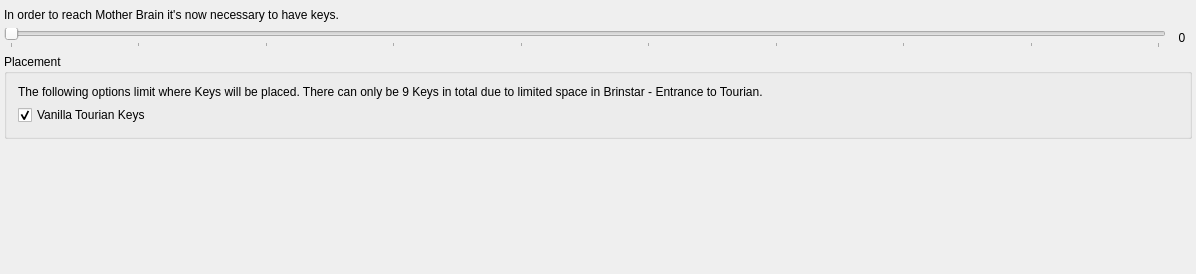
<?xml version="1.0" encoding="UTF-8"?>
<ui version="4.0">
 <class>PresetPlanetsZebethGoal</class>
 <widget class="QMainWindow" name="PresetPlanetsZebethGoal">
  <property name="geometry">
   <rect>
    <x>0</x>
    <y>0</y>
    <width>1196</width>
    <height>274</height>
   </rect>
  </property>
  <property name="windowTitle">
   <string>Goal</string>
  </property>
  <widget class="QWidget" name="centralWidget">
   <property name="maximumSize">
    <size>
     <width>16777215</width>
     <height>16777215</height>
    </size>
   </property>
   <layout class="QVBoxLayout" name="goal_layout">
    <property name="leftMargin">
     <number>4</number>
    </property>
    <property name="topMargin">
     <number>8</number>
    </property>
    <property name="rightMargin">
     <number>4</number>
    </property>
    <property name="bottomMargin">
     <number>8</number>
    </property>
    <item>
     <widget class="QLabel" name="description_label">
      <property name="text">
       <string>&lt;html&gt;&lt;head/&gt;&lt;body&gt;&lt;p&gt;In order to reach Mother Brain it's now necessary to have keys.&lt;/p&gt;&lt;/body&gt;&lt;/html&gt;</string>
      </property>
      <property name="wordWrap">
       <bool>true</bool>
      </property>
     </widget>
    </item>
    <item>
     <layout class="QHBoxLayout" name="keys_slider_layout">
      <item>
       <widget class="QSlider" name="keys_slider">
        <property name="maximum">
         <number>9</number>
        </property>
        <property name="pageStep">
         <number>2</number>
        </property>
        <property name="orientation">
         <enum>Qt::Horizontal</enum>
        </property>
        <property name="tickPosition">
         <enum>QSlider::TicksBelow</enum>
        </property>
       </widget>
      </item>
      <item>
       <widget class="QLabel" name="keys_slider_label">
        <property name="sizePolicy">
         <sizepolicy hsizetype="Fixed" vsizetype="Fixed">
          <horstretch>0</horstretch>
          <verstretch>0</verstretch>
         </sizepolicy>
        </property>
        <property name="minimumSize">
         <size>
          <width>20</width>
          <height>0</height>
         </size>
        </property>
        <property name="text">
         <string>0</string>
        </property>
        <property name="alignment">
         <set>Qt::AlignCenter</set>
        </property>
       </widget>
      </item>
     </layout>
    </item>
    <item>
     <widget class="QGroupBox" name="placement_group">
      <property name="title">
       <string>Placement</string>
      </property>
      <layout class="QVBoxLayout" name="placement_layout">
       <item>
        <widget class="QLabel" name="placement_label">
         <property name="text">
          <string>&lt;html&gt;&lt;head/&gt;&lt;body&gt;&lt;p&gt;The following options limit where Keys will be placed. There can only be 9 Keys in total due to limited space in Brinstar - Entrance to Tourian.&lt;/p&gt;&lt;/body&gt;&lt;/html&gt;</string>
         </property>
         <property name="wordWrap">
          <bool>true</bool>
         </property>
        </widget>
       </item>
       <item>
        <widget class="QCheckBox" name="vanilla_tourian_keys_check">
         <property name="toolTip">
          <string>&lt;html&gt;&lt;head/&gt;&lt;body&gt;&lt;p&gt;This will place only 2 keys and will force the keys on Kraid and Ridley&lt;/p&gt;&lt;/body&gt;&lt;/html&gt;</string>
         </property>
         <property name="text">
          <string>Vanilla Tourian Keys</string>
         </property>
         <property name="checked">
          <bool>true</bool>
         </property>
        </widget>
       </item>
      </layout>
     </widget>
    </item>
    <item>
     <spacer name="spacer">
      <property name="orientation">
       <enum>Qt::Vertical</enum>
      </property>
      <property name="sizeHint" stdset="0">
       <size>
        <width>20</width>
        <height>40</height>
       </size>
      </property>
     </spacer>
    </item>
   </layout>
  </widget>
 </widget>
 <layoutdefault spacing="6" margin="11"/>
 <resources/>
 <connections/>
</ui>
